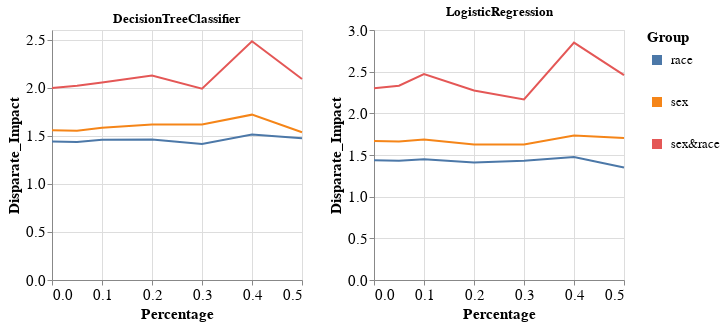

The cell this chart's notebook holds for it:
### Code cell
visualizer.create_groups_grid_pct_lines_per_model_plot(group_metric='Disparate_Impact',
                                                       target_preprocessing_technique=PREPROCESSING_TECHNIQUES[0],
                                                       model_names=MODEL_NAMES[:2])

### Figure 1 — Vega-Lite specification as saved in the notebook (floating-point values rounded to 4 significant figures)
{"config": {"view": {"continuousWidth": 400, "continuousHeight": 300}, "axis": {"labelFontSize": 15, "titleFontSize": 15}, "legend": {"labelFontSize": 13, "symbolStrokeWidth": 10, "titleFontSize": 15}}, "vconcat": [{"hconcat": [{"mark": "line", "encoding": {"color": {"field": "Group", "type": "nominal"}, "x": {"field": "Percentage", "type": "quantitative"}, "y": {"field": "Metric_Value", "title": "Disparate_Impact", "type": "quantitative"}}, "height": 250, "title": "DecisionTreeClassifier", "width": 250}, {"data": {"name": "data-aa9ce1924a9a743c286a6e8eb8a91263"}, "mark": "line", "encoding": {"color": {"field": "Group", "type": "nominal"}, "x": {"field": "Percentage", "type": "quantitative"}, "y": {"field": "Metric_Value", "title": "Disparate_Impact", "type": "quantitative"}}, "height": 250, "title": "LogisticRegression", "width": 250}]}], "data": {"name": "data-5eb7e07e1466fbddc9a08dd5007b58c1"}, "$schema": "https://vega.github.io/schema/vega-lite/v4.17.0.json", "datasets": {"data-5eb7e07e1466fbddc9a08dd5007b58c1": [{"Model_Name": "DecisionTreeClassifier", "Metric": "Disparate_Impact", "Group": "race", "Metric_Value": 1.44, "Percentage": 0.0}, {"Model_Name": "DecisionTreeClassifier", "Metric": "Disparate_Impact", "Group": "sex", "Metric_Value": 1.556, "Percentage": 0.0}, {"Model_Name": "DecisionTreeClassifier", "Metric": "Disparate_Impact", "Group": "sex&race", "Metric_Value": 1.998, "Percentage": 0.0}, {"Model_Name": "DecisionTreeClassifier", "Metric": "Disparate_Impact", "Group": "race", "Metric_Value": 1.436, "Percentage": 0.05}, {"Model_Name": "DecisionTreeClassifier", "Metric": "Disparate_Impact", "Group": "sex", "Metric_Value": 1.553, "Percentage": 0.05}, {"Model_Name": "DecisionTreeClassifier", "Metric": "Disparate_Impact", "Group": "sex&race", "Metric_Value": 2.02, "Percentage": 0.05}, {"Model_Name": "DecisionTreeClassifier", "Metric": "Disparate_Impact", "Group": "race", "Metric_Value": 1.459, "Percentage": 0.1}, {"Model_Name": "DecisionTreeClassifier", "Metric": "Disparate_Impact", "Group": "sex", "Metric_Value": 1.584, "Percentage": 0.1}, {"Model_Name": "DecisionTreeClassifier", "Metric": "Disparate_Impact", "Group": "sex&race", "Metric_Value": 2.055, "Percentage": 0.1}, {"Model_Name": "DecisionTreeClassifier", "Metric": "Disparate_Impact", "Group": "race", "Metric_Value": 1.462, "Percentage": 0.2}, {"Model_Name": "DecisionTreeClassifier", "Metric": "Disparate_Impact", "Group": "sex", "Metric_Value": 1.618, "Percentage": 0.2}, {"Model_Name": "DecisionTreeClassifier", "Metric": "Disparate_Impact", "Group": "sex&race", "Metric_Value": 2.127, "Percentage": 0.2}, {"Model_Name": "DecisionTreeClassifier", "Metric": "Disparate_Impact", "Group": "race", "Metric_Value": 1.414, "Percentage": 0.3}, {"Model_Name": "DecisionTreeClassifier", "Metric": "Disparate_Impact", "Group": "sex", "Metric_Value": 1.618, "Percentage": 0.3}, {"Model_Name": "DecisionTreeClassifier", "Metric": "Disparate_Impact", "Group": "sex&race", "Metric_Value": 1.99, "Percentage": 0.3}, {"Model_Name": "DecisionTreeClassifier", "Metric": "Disparate_Impact", "Group": "race", "Metric_Value": 1.513, "Percentage": 0.4}, {"Model_Name": "DecisionTreeClassifier", "Metric": "Disparate_Impact", "Group": "sex", "Metric_Value": 1.72, "Percentage": 0.4}, {"Model_Name": "DecisionTreeClassifier", "Metric": "Disparate_Impact", "Group": "sex&race", "Metric_Value": 2.483, "Percentage": 0.4}, {"Model_Name": "DecisionTreeClassifier", "Metric": "Disparate_Impact", "Group": "race", "Metric_Value": 1.473, "Percentage": 0.5}, {"Model_Name": "DecisionTreeClassifier", "Metric": "Disparate_Impact", "Group": "sex", "Metric_Value": 1.537, "Percentage": 0.5}, {"Model_Name": "DecisionTreeClassifier", "Metric": "Disparate_Impact", "Group": "sex&race", "Metric_Value": 2.091, "Percentage": 0.5}], "data-aa9ce1924a9a743c286a6e8eb8a91263": [{"Model_Name": "LogisticRegression", "Metric": "Disparate_Impact", "Group": "race", "Metric_Value": 1.437, "Percentage": 0.0}, {"Model_Name": "LogisticRegression", "Metric": "Disparate_Impact", "Group": "sex", "Metric_Value": 1.667, "Percentage": 0.0}, {"Model_Name": "LogisticRegression", "Metric": "Disparate_Impact", "Group": "sex&race", "Metric_Value": 2.301, "Percentage": 0.0}, {"Model_Name": "LogisticRegression", "Metric": "Disparate_Impact", "Group": "race", "Metric_Value": 1.43, "Percentage": 0.05}, {"Model_Name": "LogisticRegression", "Metric": "Disparate_Impact", "Group": "sex", "Metric_Value": 1.663, "Percentage": 0.05}, {"Model_Name": "LogisticRegression", "Metric": "Disparate_Impact", "Group": "sex&race", "Metric_Value": 2.331, "Percentage": 0.05}, {"Model_Name": "LogisticRegression", "Metric": "Disparate_Impact", "Group": "race", "Metric_Value": 1.448, "Percentage": 0.1}, {"Model_Name": "LogisticRegression", "Metric": "Disparate_Impact", "Group": "sex", "Metric_Value": 1.686, "Percentage": 0.1}, {"Model_Name": "LogisticRegression", "Metric": "Disparate_Impact", "Group": "sex&race", "Metric_Value": 2.471, "Percentage": 0.1}, {"Model_Name": "LogisticRegression", "Metric": "Disparate_Impact", "Group": "race", "Metric_Value": 1.409, "Percentage": 0.2}, {"Model_Name": "LogisticRegression", "Metric": "Disparate_Impact", "Group": "sex", "Metric_Value": 1.627, "Percentage": 0.2}, {"Model_Name": "LogisticRegression", "Metric": "Disparate_Impact", "Group": "sex&race", "Metric_Value": 2.275, "Percentage": 0.2}, {"Model_Name": "LogisticRegression", "Metric": "Disparate_Impact", "Group": "race", "Metric_Value": 1.431, "Percentage": 0.3}, {"Model_Name": "LogisticRegression", "Metric": "Disparate_Impact", "Group": "sex", "Metric_Value": 1.626, "Percentage": 0.3}, {"Model_Name": "LogisticRegression", "Metric": "Disparate_Impact", "Group": "sex&race", "Metric_Value": 2.167, "Percentage": 0.3}, {"Model_Name": "LogisticRegression", "Metric": "Disparate_Impact", "Group": "race", "Metric_Value": 1.476, "Percentage": 0.4}, {"Model_Name": "LogisticRegression", "Metric": "Disparate_Impact", "Group": "sex", "Metric_Value": 1.734, "Percentage": 0.4}, {"Model_Name": "LogisticRegression", "Metric": "Disparate_Impact", "Group": "sex&race", "Metric_Value": 2.848, "Percentage": 0.4}, {"Model_Name": "LogisticRegression", "Metric": "Disparate_Impact", "Group": "race", "Metric_Value": 1.35, "Percentage": 0.5}, {"Model_Name": "LogisticRegression", "Metric": "Disparate_Impact", "Group": "sex", "Metric_Value": 1.705, "Percentage": 0.5}, {"Model_Name": "LogisticRegression", "Metric": "Disparate_Impact", "Group": "sex&race", "Metric_Value": 2.46, "Percentage": 0.5}]}}
